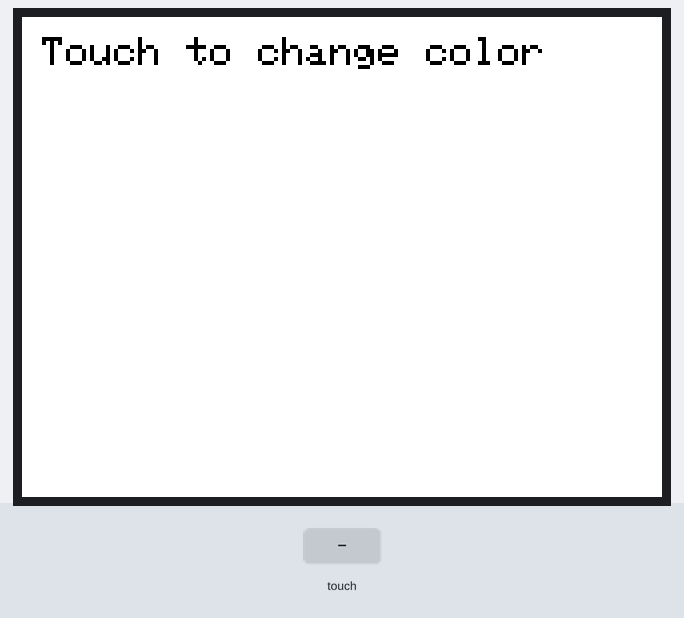
The sketch below on a simulated Arduino Uno, built with avr-gcc and run on an emulated ATmega328P. Parts: 320×240 colour display. The inputs (shaded band) are chosen by the test bench.

Above: at 1.4 s.
1.5 s: touch panel pressed at 13 % / 10 % of its raw x / y range
At 2.9 s:
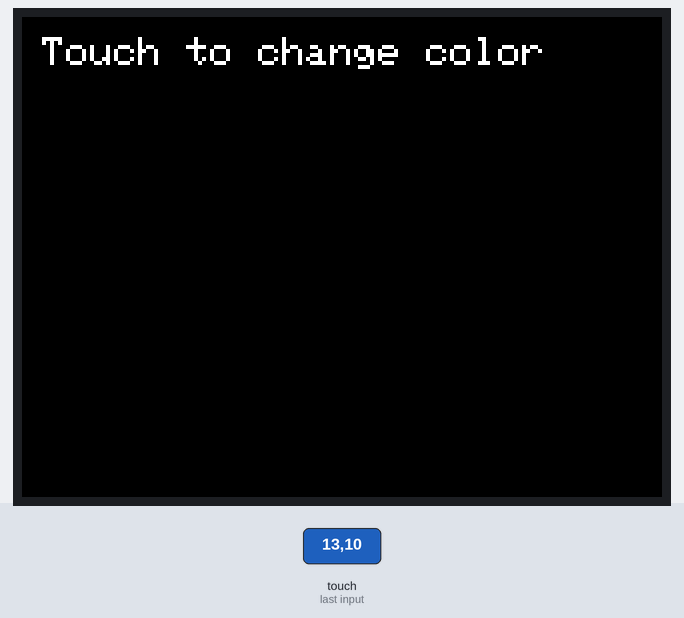
3.2 s: touch panel pressed at 38 % / 10 % of its raw x / y range
At 4.3 s:
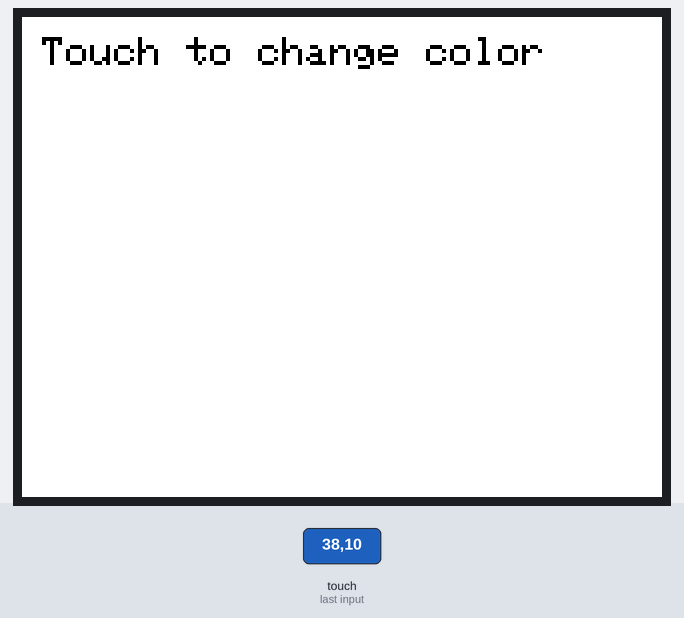
4.9 s: touch panel pressed at 62 % / 10 % of its raw x / y range
At 5.6 s:
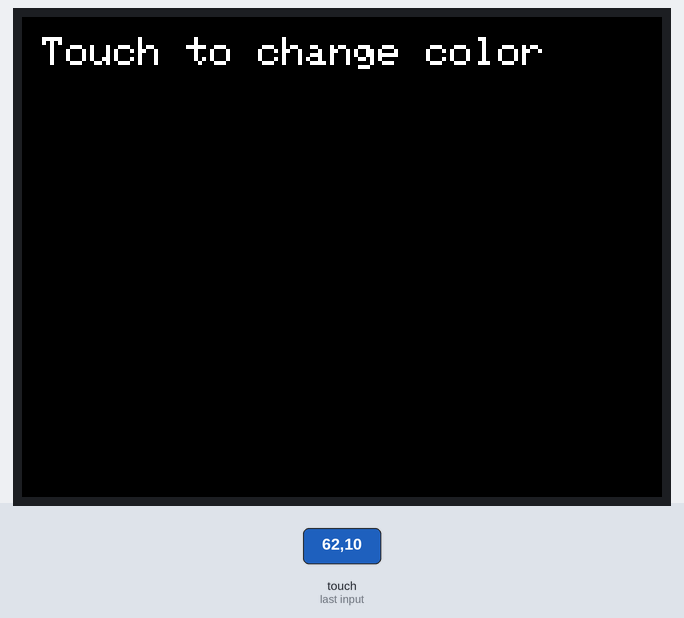
6.6 s: touch panel pressed at 87 % / 10 % of its raw x / y range
At 8.1 s:
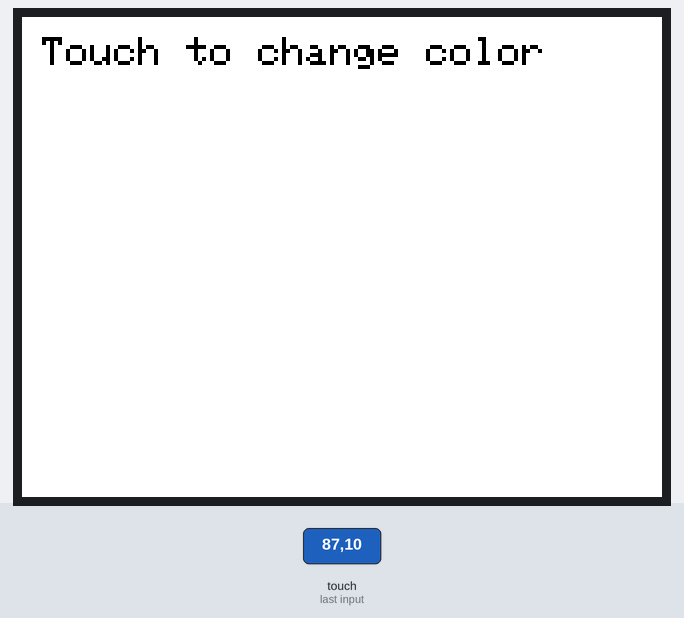
Timing chart, 0 to 9.3 s (numbered marks = the images above; inputs shaded):
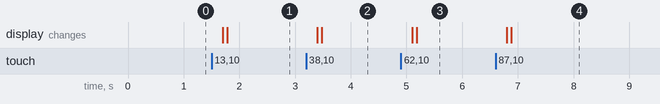

Measured:
- after the input at 1.5 s, the display: first changes after 0.20 s (image 1 shows a later state)
- after the input at 3.2 s, the display: first changes after 0.20 s (image 2 shows a later state)
- after the input at 4.9 s, the display: first changes after 0.20 s (image 3 shows a later state)
- after the input at 6.6 s, the display: first changes after 0.20 s (image 4 shows a later state)

The sketch:

TFT_Touch_Screen.ino
```cpp
/*
2.4" Inch Touch Screen Shield & Mega 2560

***
Press, then color change
***

Wire Connection
TFT Pin Label	Connects to Arduino Uno
LCD_D0–D7	D8–D0 (in reverse)
LCD_CS	A3
LCD_RS	A2
LCD_WR	A1
LCD_RD	A0
LCD_RST	RESET or D9
XP	D6
XM	A2
YP	A1
YM	D7
VCC	5V
GND	GND

*/

#include <MCUFRIEND_kbv.h>
#include <Adafruit_GFX.h>
#include <TouchScreen.h>

// Color definitions
#define BLACK   0x0000
#define WHITE   0xFFFF

// Touchscreen pins — adjust if needed
#define YP A1   // must be an analog pin
#define XM A2   // must be an analog pin
#define YM 7    // digital pin
#define XP 6    // digital pin

// Calibration values — these may need to be changed for your screen
#define TS_MINX 100
#define TS_MAXX 920
#define TS_MINY 70
#define TS_MAXY 900

// TouchScreen object
TouchScreen ts = TouchScreen(XP, YP, XM, YM, 300);

// TFT screen object
MCUFRIEND_kbv tft;

bool isWhite = true;  // Toggle flag

void setup() {
  Serial.begin(9600);
  uint16_t ID = tft.readID();
  tft.begin(ID);
  tft.setRotation(1);
  tft.fillScreen(WHITE);
  tft.setTextSize(2);
  tft.setTextColor(BLACK);
  tft.setCursor(10, 10);
  tft.println("Touch to change color");
}

void loop() {
  TSPoint p = ts.getPoint();

  // Restore pin modes after reading
  pinMode(XM, OUTPUT);
  pinMode(YP, OUTPUT);

  if (p.z > 200) {  // simple pressure threshold
    int x = map(p.y, TS_MINY, TS_MAXY, 0, tft.width());
    int y = map(p.x, TS_MINX, TS_MAXX, 0, tft.height());

    // Debounce touch
    delay(200);

    // Toggle screen color
    isWhite = !isWhite;
    if (isWhite) {
      tft.fillScreen(WHITE);
      tft.setTextColor(BLACK);
    } else {
      tft.fillScreen(BLACK);
      tft.setTextColor(WHITE);
    }

    tft.setCursor(10, 10);
    tft.println("Touch to change color");
  }
}
```
